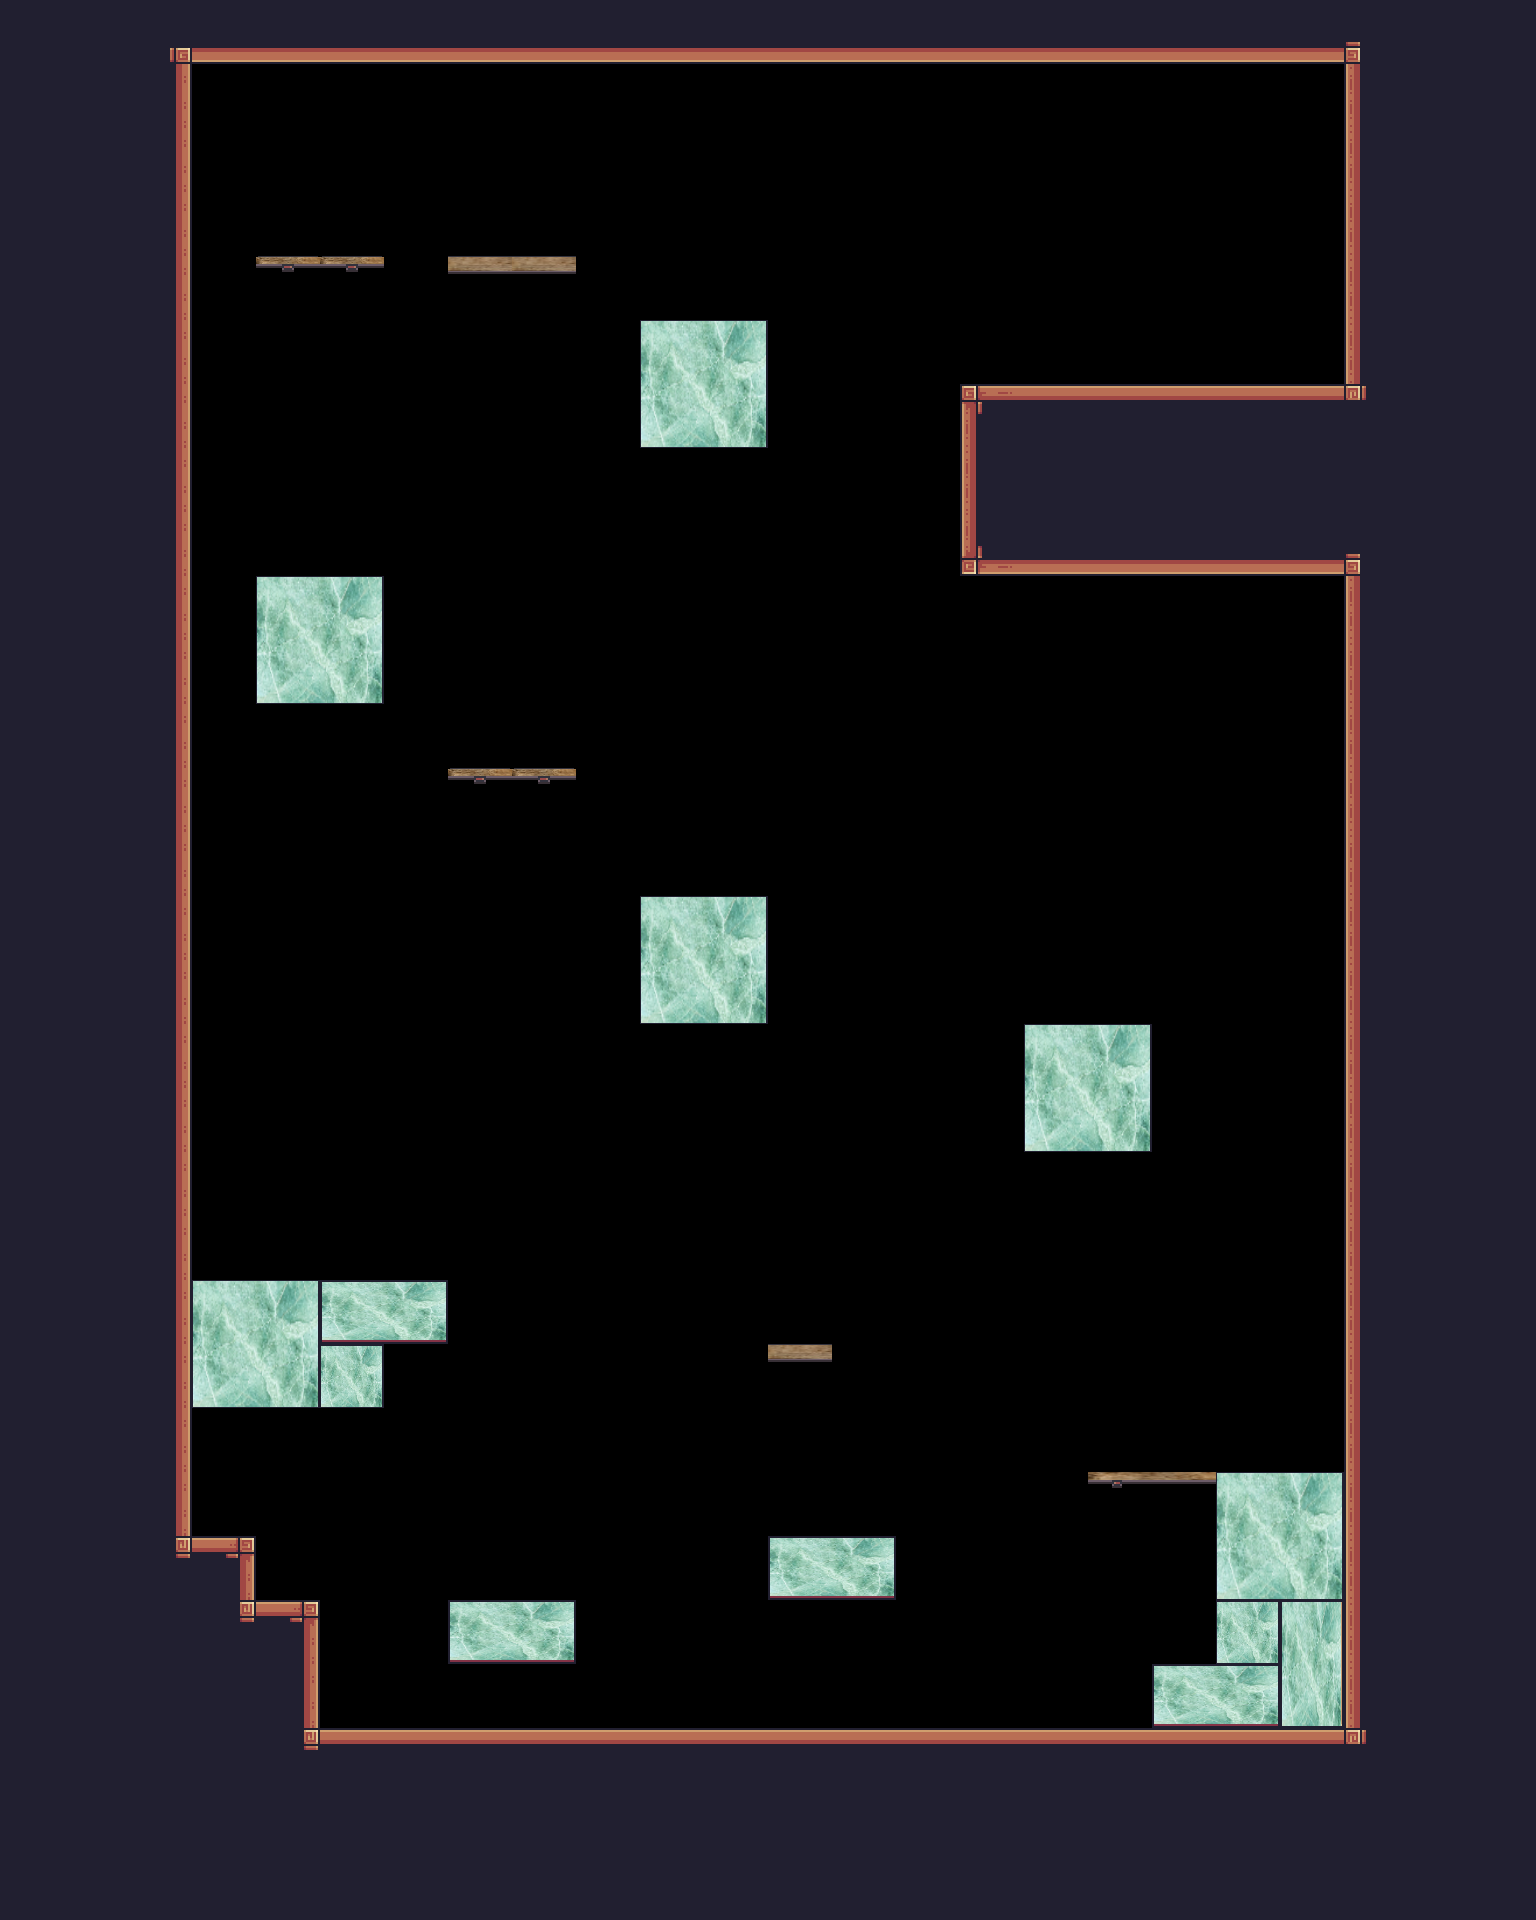

The image is a tile-based game level rendered from a .tmx file. Its description and source (layers, tilesets, objects; grid data summarised) follow:
An orthogonal 24x30 tile map with 64x64 px tiles, 2 tile layers (Terrain, Platforms), 2 hidden layers not drawn, 9 tilesets and 84 objects (45x silver, 12x saw, 11x gold, 7x tooth, 3x floor_spike, ...).

<map version="1.10" tiledversion="1.11.0" orientation="orthogonal" renderorder="right-down" width="24" height="30" tilewidth="64" tileheight="64" infinite="0" nextlayerid="14" nextobjectid="245">
 <tileset firstgid="1" source="../tilesets/outside.tsx" />
 <tileset firstgid="49" source="../tilesets/items.tsx" />
 <tileset firstgid="54" source="../tilesets/inside.tsx" />
 <tileset firstgid="150" source="../tilesets/extra.tsx" />
 <tileset firstgid="216" source="../tilesets/platforms.tsx" />
 <tileset firstgid="224" source="../tilesets/enemies.tsx" />
 <tileset firstgid="224" source="../tilesets/grass.tsx" />
 <tileset firstgid="229" source="../tilesets/objects.tsx" />
 <tileset firstgid="257" source="../tilesets/platforms.tsx" />
 <layer id="9" name="BG" width="24" height="30" visible="0">
  <data>[720 cells, 0 non-empty, 0 distinct tile ids]</data>
 </layer>
 <objectgroup id="12" name="BG details" class="window" visible="0" />
 <layer id="1" name="Terrain" width="24" height="30">
  <data>[720 cells, 311 non-empty, 22 distinct tile ids]</data>
 </layer>
 <layer id="5" name="Platforms" width="24" height="30">
  <data>[720 cells, 9 non-empty, 5 distinct tile ids]</data>
 </layer>
 <layer id="10" name="FG" width="24" height="30" visible="0">
  <data>[720 cells, 0 non-empty, 0 distinct tile ids]</data>
 </layer>
 <objectgroup id="4" name="Objects">
  <object id="4" name="flag" gid="232" x="1184" y="384" width="68" height="186" />
  <object id="15" name="player" gid="236" x="320" y="1216" width="74" height="56" />
  <object id="91" name="saw" x="960" y="1536" width="64" height="64">
   <properties>
    <property name="speed" type="int" value="0" />
   </properties>
  </object>
  <object id="134" name="saw" x="352" y="352" width="64" height="64">
   <properties>
    <property name="speed" type="int" value="0" />
   </properties>
  </object>
  <object id="135" name="saw" x="352" y="736" width="64" height="64">
   <properties>
    <property name="speed" type="int" value="0" />
   </properties>
  </object>
  <object id="140" name="saw" x="896" y="512" width="64" height="64">
   <properties>
    <property name="speed" type="int" value="0" />
   </properties>
  </object>
  <object id="141" name="saw" x="832" y="448" width="64" height="64">
   <properties>
    <property name="speed" type="int" value="0" />
   </properties>
  </object>
  <object id="142" name="saw" x="704" y="448" width="64" height="64">
   <properties>
    <property name="speed" type="int" value="0" />
   </properties>
  </object>
  <object id="143" name="saw" x="576" y="448" width="64" height="64">
   <properties>
    <property name="speed" type="int" value="0" />
   </properties>
  </object>
  <object id="178" name="saw" x="640" y="512" width="64" height="64">
   <properties>
    <property name="speed" type="int" value="0" />
   </properties>
  </object>
  <object id="179" name="saw" x="768" y="512" width="64" height="64">
   <properties>
    <property name="speed" type="int" value="0" />
   </properties>
  </object>
  <object id="189" name="floor_spike" gid="1073742063" x="960" y="640" width="64" height="64">
   <properties>
    <property name="inverted" type="bool" value="true" />
   </properties>
  </object>
  <object id="190" name="floor_spike" gid="1073742063" x="1024" y="640" width="64" height="64">
   <properties>
    <property name="inverted" type="bool" value="true" />
   </properties>
  </object>
  <object id="191" name="floor_spike" gid="1073742063" x="1088" y="640" width="64" height="64">
   <properties>
    <property name="inverted" type="bool" value="true" />
   </properties>
  </object>
  <object id="232" name="saw" x="320" y="1472" width="64" height="64">
   <properties>
    <property name="speed" type="int" value="0" />
   </properties>
  </object>
 </objectgroup>
 <objectgroup id="13" name="Moving Objects">
  <object id="81" name="spike" gid="240" x="448" y="1088" width="54" height="54">
   <properties>
    <property name="end_angle" type="int" value="360" />
    <property name="platform" type="bool" value="false" />
    <property name="radius" type="int" value="100" />
    <property name="speed" type="int" value="50" />
    <property name="start_angle" type="int" value="180" />
   </properties>
  </object>
  <object id="133" name="saw" x="187" y="320" width="10" height="512">
   <properties>
    <property name="flip" type="bool" value="false" />
    <property name="platform" type="bool" value="false" />
    <property name="speed" type="int" value="100" />
   </properties>
  </object>
  <object id="139" name="helicopter" x="1024" y="704" width="10" height="320">
   <properties>
    <property name="flip" type="bool" value="false" />
    <property name="platform" type="bool" value="true" />
    <property name="speed" type="int" value="100" />
   </properties>
  </object>
  <object id="234" name="saw" x="576" y="1088" width="300" height="10">
   <properties>
    <property name="flip" type="bool" value="false" />
    <property name="platform" type="bool" value="false" />
    <property name="speed" type="int" value="60" />
   </properties>
  </object>
 </objectgroup>
 <objectgroup id="7" name="Items">
  <object id="114" name="silver" gid="52" x="448" y="1408" width="64" height="64" />
  <object id="115" name="silver" gid="52" x="512" y="1344" width="64" height="64" />
  <object id="116" name="silver" gid="52" x="576" y="1408" width="64" height="64" />
  <object id="117" name="silver" gid="52" x="640" y="1408" width="64" height="64" />
  <object id="118" name="silver" gid="52" x="576" y="1472" width="64" height="64" />
  <object id="119" name="silver" gid="52" x="512" y="1408" width="64" height="64" />
  <object id="120" name="silver" gid="52" x="448" y="1472" width="64" height="64" />
  <object id="121" name="silver" gid="52" x="576" y="1344" width="64" height="64" />
  <object id="122" name="gold" gid="50" x="512" y="1472" width="64" height="64" />
  <object id="124" name="silver" gid="52" x="1024" y="1216" width="64" height="64" />
  <object id="125" name="silver" gid="52" x="1024" y="1280" width="64" height="64" />
  <object id="126" name="silver" gid="52" x="960" y="1344" width="64" height="64" />
  <object id="127" name="silver" gid="52" x="896" y="1344" width="64" height="64" />
  <object id="128" name="silver" gid="52" x="1088" y="1216" width="64" height="64" />
  <object id="129" name="silver" gid="52" x="1024" y="1344" width="64" height="64" />
  <object id="130" name="silver" gid="52" x="960" y="1280" width="64" height="64" />
  <object id="131" name="silver" gid="52" x="960" y="1216" width="64" height="64" />
  <object id="132" name="diamond" gid="49" x="768" y="1344" width="64" height="64" />
  <object id="194" name="gold" gid="50" x="640" y="1344" width="64" height="64" />
  <object id="195" name="gold" gid="50" x="896" y="1280" width="64" height="64" />
  <object id="196" name="gold" gid="50" x="1088" y="1280" width="64" height="64" />
  <object id="197" name="gold" gid="50" x="832" y="960" width="64" height="64" />
  <object id="198" name="silver" gid="52" x="768" y="1280" width="64" height="64" />
  <object id="199" name="silver" gid="52" x="704" y="1344" width="64" height="64" />
  <object id="200" name="silver" gid="52" x="832" y="1280" width="64" height="64" />
  <object id="201" name="silver" gid="52" x="832" y="1344" width="64" height="64" />
  <object id="202" name="silver" gid="52" x="1024" y="960" width="64" height="64" />
  <object id="203" name="silver" gid="52" x="1024" y="1024" width="64" height="64" />
  </objectgroup>
 <objectgroup id="6" name="Enemies">
  <!-- 8 objects omitted --></objectgroup>
 <objectgroup id="2" name="Water" visible="0" />
 <objectgroup id="8" name="Data" visible="0">
  <!-- 1 objects omitted --></objectgroup>
</map>
<!-- 37 of 84 objects omitted -->
